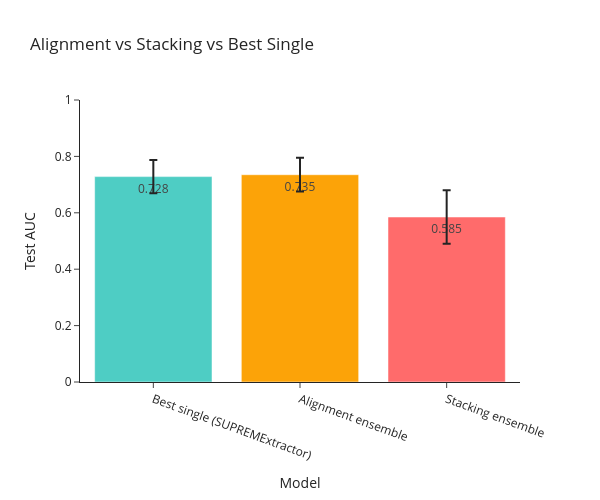

Source (notebook cell):
### Markdown cell above
## Ensemble Comparison Summary

Visualize alignment ensemble, stacked ensemble, and the best single model in one chart.

### Code cell
# Compare ensembles against best single model
if 'ensemble_mean' not in globals() or 'stacking_mean' not in globals():
    raise RuntimeError("Run alignment and stacking sections first.")

best_single_mean = best_model_score
best_single_name = best_model_name
best_single_ci = 1.96 * np.std(individual_ensemble_scores[best_single_name], ddof=1) / np.sqrt(len(individual_ensemble_scores[best_single_name]))

labels = [f"Best single ({best_single_name})", "Alignment ensemble", "Stacking ensemble"]
means = [best_single_mean, ensemble_mean, stacking_mean]
errors = [best_single_ci, ensemble_ci, stacking_ci]
colors = ['#4ECDC4', '#FCA308', '#FF6B6B']

fig = go.Figure()
fig.add_trace(go.Bar(
    x=labels,
    y=means,
    error_y=dict(type='data', array=errors),
    marker_color=colors,
    text=[f"{m:.3f}" for m in means],
    textposition='auto'
))

fig.update_layout(
    title='Alignment vs Stacking vs Best Single',
    xaxis_title='Model',
    yaxis_title='Test AUC',
    height=500,
    width=600,
    template='simple_white',
    xaxis_tickangle=20
)
fig.update_yaxes(range=[0, 1.0])
fig.show()

print(f"Stacking uplift over best single: {stacking_mean - best_single_mean:+.4f}")
print(f"Stacking uplift over alignment ensemble: {stacking_mean - ensemble_mean:+.4f}")

### Figure 1 — Plotly figure (JSON) as saved in the notebook; plotly's stock layout.template omitted (floating-point values rounded to 4 significant figures)
{"data": [{"error_y": {"array": [0.05914, 0.05977, 0.0951], "type": "data"}, "marker": {"color": ["#4ECDC4", "#FCA308", "#FF6B6B"]}, "text": ["0.728", "0.735", "0.585"], "textposition": "auto", "type": "bar", "x": ["Best single (SUPREMExtractor)", "Alignment ensemble", "Stacking ensemble"], "y": [0.7283, 0.735, 0.585]}], "layout": {"height": 500, "title": {"text": "Alignment vs Stacking vs Best Single"}, "width": 600, "xaxis": {"tickangle": 20, "title": {"text": "Model"}}, "yaxis": {"range": [0, 1.0], "title": {"text": "Test AUC"}}}}
